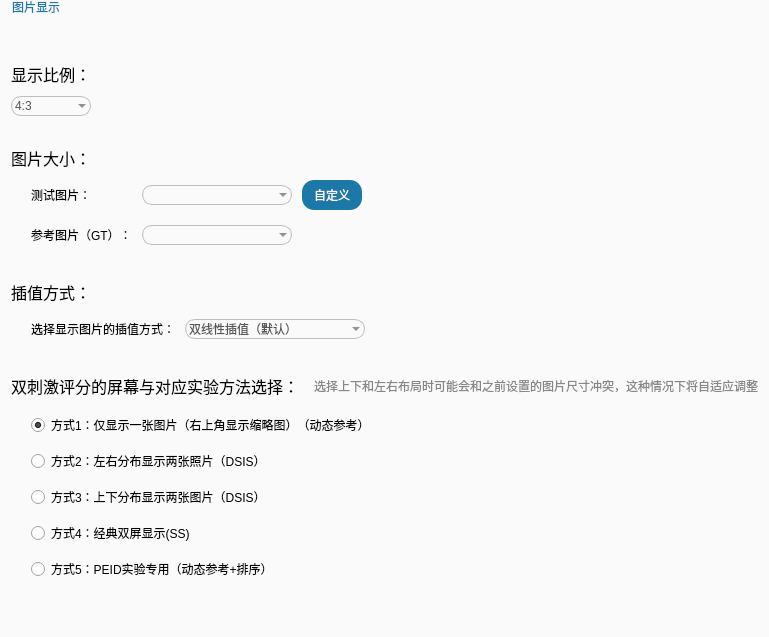
        <widget class="QGroupBox" name="photo_dis_gbox">
         <property name="styleSheet">
          <string notr="true">QGroupBox {
    font: 25px &quot;黑体&quot;;
    border: none;
	background-color: rgb(250, 250, 250);
    border-radius:6px;
    margin-top:12px;
}
QGroupBox:title {
    color:rgb(28, 120, 167);
    subcontrol-origin: margin;
    left: 10px;
}</string>
         </property>
         <property name="title">
          <string>图片显示</string>
         </property>
         <layout class="QVBoxLayout" name="verticalLayout_24">
          <property name="spacing">
           <number>30</number>
          </property>
          <property name="topMargin">
           <number>50</number>
          </property>
          <property name="bottomMargin">
           <number>50</number>
          </property>
          <item>
           <layout class="QHBoxLayout" name="horizontalLayout_32" stretch="0,1">
            <item>
             <layout class="QVBoxLayout" name="verticalLayout_6">
              <property name="spacing">
               <number>10</number>
              </property>
              <item>
               <widget class="QLabel" name="label_17">
                <property name="font">
                 <font>
                  <family>黑体</family>
                  <pointsize>12</pointsize>
                  <weight>50</weight>
                  <italic>false</italic>
                  <bold>false</bold>
                 </font>
                </property>
                <property name="styleSheet">
                 <string notr="true">border:none;
font: 12pt &quot;黑体&quot;;</string>
                </property>
                <property name="text">
                 <string>显示比例：</string>
                </property>
               </widget>
              </item>
              <item>
               <widget class="QComboBox" name="dis_ratio_cbox">
                <property name="minimumSize">
                 <size>
                  <width>80</width>
                  <height>0</height>
                 </size>
                </property>
                <property name="maximumSize">
                 <size>
                  <width>80</width>
                  <height>16777215</height>
                 </size>
                </property>
                <property name="styleSheet">
                 <string notr="true">QComboBox {
	border: 1px solid #bebebe;
	padding: 1px 18px 1px 3px;
	font: normal normal 13px &quot;Microsoft YaHei&quot;;
	color: #555555;
	background: transparent;
	border-radius:10px;
}
 
 
QComboBox:editable{
	background: transparent;
}
 
QComboBox:!on{
}
 
QComboBox:on{ /* the popup opens */
	color: #555555;
	border-color: #327cc0;
	background: transparent;
}
 
QComboBox QAbstractItemView {
	outline: 0; 
	border: 1px solid #327cc0;
	background-color: #F1F3F3;
	font: normal normal 14px &quot;Microsoft YaHei&quot;;
}
 
QComboBox QAbstractItemView::item {
	height: 15px;
	color: #555555;
	background-color: transparent;
}
 
QComboBox QAbstractItemView::item:hover {
	color: #FFFFFF;
	background-color: #327cc0;
}
 
QComboBox QAbstractItemView::item:selected {
	color: #FFFFFF;
	background-color: #327cc0;
}
 
QComboBox QAbstractScrollArea QScrollBar:vertical {
	background-color: #d0d2d4;
}
 
QComboBox QAbstractScrollArea QScrollBar::handle:vertical {
	background: rgb(160,160,160);
}
 
QComboBox QAbstractScrollArea QScrollBar::handle:vertical:hover {
	background: rgb(90, 91, 93);
}</string>
                </property>
                <item>
                 <property name="text">
                  <string>4:3</string>
                 </property>
                </item>
                <item>
                 <property name="text">
                  <string>16:9</string>
                 </property>
                </item>
               </widget>
              </item>
             </layout>
            </item>
            <item>
             <widget class="QLabel" name="label_36">
              <property name="text">
               <string/>
              </property>
             </widget>
            </item>
           </layout>
          </item>
          <item>
           <layout class="QVBoxLayout" name="verticalLayout_18">
            <property name="spacing">
             <number>10</number>
            </property>
            <item>
             <widget class="QLabel" name="label_12">
              <property name="font">
               <font>
                <family>黑体</family>
                <pointsize>12</pointsize>
                <weight>50</weight>
                <italic>false</italic>
                <bold>false</bold>
               </font>
              </property>
              <property name="styleSheet">
               <string notr="true">border:none;
font: 12pt &quot;黑体&quot;;</string>
              </property>
              <property name="text">
               <string>图片大小：</string>
              </property>
             </widget>
            </item>
            <item>
             <layout class="QHBoxLayout" name="horizontalLayout_33" stretch="0,1">
              <item>
               <layout class="QVBoxLayout" name="verticalLayout_4">
                <property name="leftMargin">
                 <number>20</number>
                </property>
                <item>
                 <layout class="QHBoxLayout" name="horizontalLayout_12">
                  <item>
                   <widget class="QLabel" name="label_13">
                    <property name="styleSheet">
                     <string notr="true">border:none;
font: 10pt &quot;黑体&quot;;</string>
                    </property>
                    <property name="text">
                     <string>测试图片：</string>
                    </property>
                   </widget>
                  </item>
                  <item>
                   <widget class="QComboBox" name="test_size_cbox">
                    <property name="minimumSize">
                     <size>
                      <width>150</width>
                      <height>0</height>
                     </size>
                    </property>
                    <property name="maximumSize">
                     <size>
                      <width>150</width>
                      <height>16777215</height>
                     </size>
                    </property>
                    <property name="styleSheet">
                     <string notr="true">QComboBox {
	border: 1px solid #bebebe;
	padding: 1px 18px 1px 3px;
	font: normal normal 13px &quot;Microsoft YaHei&quot;;
	color: #555555;
	background: transparent;
	border-radius:10px;
}
 
 
QComboBox:editable{
	background: transparent;
}
 
QComboBox:!on{
}
 
QComboBox:on{ /* the popup opens */
	color: #555555;
	border-color: #327cc0;
	background: transparent;
}
 
QComboBox QAbstractItemView {
	outline: 0; 
	border: 1px solid #327cc0;
	background-color: #F1F3F3;
	font: normal normal 14px &quot;Microsoft YaHei&quot;;
}
 
QComboBox QAbstractItemView::item {
	height: 15px;
	color: #555555;
	background-color: transparent;
}
 
QComboBox QAbstractItemView::item:hover {
	color: #FFFFFF;
	background-color: #327cc0;
}
 
QComboBox QAbstractItemView::item:selected {
	color: #FFFFFF;
	background-color: #327cc0;
}
 
QComboBox QAbstractScrollArea QScrollBar:vertical {
	background-color: #d0d2d4;
}
 
QComboBox QAbstractScrollArea QScrollBar::handle:vertical {
	background: rgb(160,160,160);
}
 
QComboBox QAbstractScrollArea QScrollBar::handle:vertical:hover {
	background: rgb(90, 91, 93);
}</string>
                    </property>
                   </widget>
                  </item>
                  <item>
                   <widget class="QPushButton" name="pushButton_9">
                    <property name="minimumSize">
                     <size>
                      <width>60</width>
                      <height>30</height>
                     </size>
                    </property>
                    <property name="maximumSize">
                     <size>
                      <width>60</width>
                      <height>30</height>
                     </size>
                    </property>
                    <property name="styleSheet">
                     <string notr="true">QPushButton:hover {
	background-color: rgb(58, 189, 236);
}

QPushButton:pressed {
	
	background-color: rgb(27, 87, 126);
}

QPushButton {
	background-color: rgb(28, 120, 167);
	color: rgb(255, 255, 255);
	font: 10pt &quot;黑体&quot;;
	border-radius: 12px;
	border: 10px;
}</string>
                    </property>
                    <property name="text">
                     <string>自定义</string>
                    </property>
                   </widget>
                  </item>
                 </layout>
                </item>
                <item>
                 <layout class="QHBoxLayout" name="horizontalLayout_13">
                  <item>
                   <widget class="QLabel" name="label_14">
                    <property name="styleSheet">
                     <string notr="true">border:none;
font: 10pt &quot;黑体&quot;;</string>
                    </property>
                    <property name="text">
                     <string>参考图片（GT）：</string>
                    </property>
                   </widget>
                  </item>
                  <item>
                   <widget class="QComboBox" name="gt_size_cbox">
                    <property name="minimumSize">
                     <size>
                      <width>150</width>
                      <height>0</height>
                     </size>
                    </property>
                    <property name="maximumSize">
                     <size>
                      <width>150</width>
                      <height>16777215</height>
                     </size>
                    </property>
                    <property name="styleSheet">
                     <string notr="true">QComboBox {
	border: 1px solid #bebebe;
	padding: 1px 18px 1px 3px;
	font: normal normal 13px &quot;Microsoft YaHei&quot;;
	color: #555555;
	background: transparent;
	border-radius:10px;
}
 
 
QComboBox:editable{
	background: transparent;
}
 
QComboBox:!on{
}
 
QComboBox:on{ /* the popup opens */
	color: #555555;
	border-color: #327cc0;
	background: transparent;
}
 
QComboBox QAbstractItemView {
	outline: 0; 
	border: 1px solid #327cc0;
	background-color: #F1F3F3;
	font: normal normal 14px &quot;Microsoft YaHei&quot;;
}
 
QComboBox QAbstractItemView::item {
	height: 15px;
	color: #555555;
	background-color: transparent;
}
 
QComboBox QAbstractItemView::item:hover {
	color: #FFFFFF;
	background-color: #327cc0;
}
 
QComboBox QAbstractItemView::item:selected {
	color: #FFFFFF;
	background-color: #327cc0;
}
 
QComboBox QAbstractScrollArea QScrollBar:vertical {
	background-color: #d0d2d4;
}
 
QComboBox QAbstractScrollArea QScrollBar::handle:vertical {
	background: rgb(160,160,160);
}
 
QComboBox QAbstractScrollArea QScrollBar::handle:vertical:hover {
	background: rgb(90, 91, 93);
}</string>
                    </property>
                   </widget>
                  </item>
                  <item>
                   <widget class="QPushButton" name="pushButton_10">
                    <property name="enabled">
                     <bool>false</bool>
                    </property>
                    <property name="minimumSize">
                     <size>
                      <width>60</width>
                      <height>30</height>
                     </size>
                    </property>
                    <property name="maximumSize">
                     <size>
                      <width>60</width>
                      <height>30</height>
                     </size>
                    </property>
                    <property name="styleSheet">
                     <string notr="true">background-color: rgb(250,250,250);
border:none;</string>
                    </property>
                    <property name="text">
                     <string/>
                    </property>
                   </widget>
                  </item>
                 </layout>
                </item>
               </layout>
              </item>
              <item>
               <widget class="QLabel" name="label_37">
                <property name="text">
                 <string/>
                </property>
               </widget>
              </item>
             </layout>
            </item>
           </layout>
          </item>
          <item>
           <layout class="QVBoxLayout" name="verticalLayout_22">
            <property name="spacing">
             <number>10</number>
            </property>
            <item>
             <widget class="QLabel" name="label_15">
              <property name="font">
               <font>
                <family>黑体</family>
                <pointsize>12</pointsize>
                <weight>50</weight>
                <italic>false</italic>
                <bold>false</bold>
               </font>
              </property>
              <property name="styleSheet">
               <string notr="true">border:none;
font: 12pt &quot;黑体&quot;;</string>
              </property>
              <property name="text">
               <string>插值方式：</string>
              </property>
             </widget>
            </item>
            <item>
             <layout class="QHBoxLayout" name="horizontalLayout_34" stretch="0,1">
              <property name="leftMargin">
               <number>20</number>
              </property>
              <item>
               <layout class="QHBoxLayout" name="horizontalLayout_14">
                <item>
                 <widget class="QLabel" name="label_16">
                  <property name="minimumSize">
                   <size>
                    <width>0</width>
                    <height>30</height>
                   </size>
                  </property>
                  <property name="maximumSize">
                   <size>
                    <width>16777215</width>
                    <height>30</height>
                   </size>
                  </property>
                  <property name="styleSheet">
                   <string notr="true">border:none;
font: 10pt &quot;黑体&quot;;</string>
                  </property>
                  <property name="text">
                   <string>选择显示图片的插值方式：</string>
                  </property>
                 </widget>
                </item>
                <item>
                 <widget class="QComboBox" name="inter_cbox">
                  <property name="minimumSize">
                   <size>
                    <width>180</width>
                    <height>0</height>
                   </size>
                  </property>
                  <property name="maximumSize">
                   <size>
                    <width>180</width>
                    <height>16777215</height>
                   </size>
                  </property>
                  <property name="styleSheet">
                   <string notr="true">QComboBox {
	border: 1px solid #bebebe;
	padding: 1px 18px 1px 3px;
	font: normal normal 13px &quot;Microsoft YaHei&quot;;
	color: #555555;
	background: transparent;
	border-radius:10px;
}
 
 
QComboBox:editable{
	background: transparent;
}
 
QComboBox:!on{
}
 
QComboBox:on{ /* the popup opens */
	color: #555555;
	border-color: #327cc0;
	background: transparent;
}
 
QComboBox QAbstractItemView {
	outline: 0; 
	border: 1px solid #327cc0;
	background-color: #F1F3F3;
	font: normal normal 14px &quot;Microsoft YaHei&quot;;
}
 
QComboBox QAbstractItemView::item {
	height: 15px;
	color: #555555;
	background-color: transparent;
}
 
QComboBox QAbstractItemView::item:hover {
	color: #FFFFFF;
	background-color: #327cc0;
}
 
QComboBox QAbstractItemView::item:selected {
	color: #FFFFFF;
	background-color: #327cc0;
}
 
QComboBox QAbstractScrollArea QScrollBar:vertical {
	background-color: #d0d2d4;
}
 
QComboBox QAbstractScrollArea QScrollBar::handle:vertical {
	background: rgb(160,160,160);
}
 
QComboBox QAbstractScrollArea QScrollBar::handle:vertical:hover {
	background: rgb(90, 91, 93);
}</string>
                  </property>
                  <item>
                   <property name="text">
                    <string>双线性插值（默认）</string>
                   </property>
                  </item>
                  <item>
                   <property name="text">
                    <string>线性插值</string>
                   </property>
                  </item>
                 </widget>
                </item>
               </layout>
              </item>
              <item>
               <widget class="QLabel" name="label_38">
                <property name="text">
                 <string/>
                </property>
               </widget>
              </item>
             </layout>
            </item>
           </layout>
          </item>
          <item>
           <layout class="QVBoxLayout" name="verticalLayout_23">
            <property name="spacing">
             <number>15</number>
            </property>
            <item>
             <layout class="QHBoxLayout" name="horizontalLayout_15" stretch="0,1">
              <item>
               <widget class="QLabel" name="label_18">
                <property name="font">
                 <font>
                  <family>黑体</family>
                  <pointsize>12</pointsize>
                  <weight>50</weight>
                  <italic>false</italic>
                  <bold>false</bold>
                 </font>
                </property>
                <property name="styleSheet">
                 <string notr="true">border:none;
font: 12pt &quot;黑体&quot;;</string>
                </property>
                <property name="text">
                 <string>双刺激评分的屏幕与对应实验方法选择：</string>
                </property>
               </widget>
              </item>
              <item>
               <widget class="QLabel" name="label_19">
                <property name="styleSheet">
                 <string notr="true">color: rgb(135, 135, 135);
font: 10pt &quot;黑体&quot;;</string>
                </property>
                <property name="text">
                 <string>选择上下和左右布局时可能会和之前设置的图片尺寸冲突，这种情况下将自适应调整</string>
                </property>
               </widget>
              </item>
             </layout>
            </item>
            <item>
             <layout class="QHBoxLayout" name="horizontalLayout_25">
              <property name="bottomMargin">
               <number>6</number>
              </property>
              <item>
               <layout class="QVBoxLayout" name="verticalLayout_5">
                <property name="spacing">
                 <number>12</number>
                </property>
                <property name="leftMargin">
                 <number>20</number>
                </property>
                <item>
                 <widget class="QRadioButton" name="radioButton">
                  <property name="styleSheet">
                   <string notr="true">
font:10pt &quot;黑体&quot;;</string>
                  </property>
                  <property name="text">
                   <string>方式1：仅显示一张图片（右上角显示缩略图）（动态参考）</string>
                  </property>
                  <property name="checked">
                   <bool>true</bool>
                  </property>
                 </widget>
                </item>
                <item>
                 <widget class="QRadioButton" name="radioButton_2">
                  <property name="styleSheet">
                   <string notr="true">font:10pt &quot;黑体&quot;;</string>
                  </property>
                  <property name="text">
                   <string>方式2：左右分布显示两张照片（DSIS）</string>
                  </property>
                 </widget>
                </item>
                <item>
                 <widget class="QRadioButton" name="radioButton_3">
                  <property name="styleSheet">
                   <string notr="true">font:10pt &quot;黑体&quot;;</string>
                  </property>
                  <property name="text">
                   <string>方式3：上下分布显示两张图片（DSIS）</string>
                  </property>
                 </widget>
                </item>
                <item>
                 <widget class="QRadioButton" name="radioButton_4">
                  <property name="styleSheet">
                   <string notr="true">font:10pt &quot;黑体&quot;;</string>
                  </property>
                  <property name="text">
                   <string>方式4：经典双屏显示(SS)</string>
                  </property>
                 </widget>
                </item>
                <item>
                 <widget class="QRadioButton" name="radioButton_5">
                  <property name="styleSheet">
                   <string notr="true">font:10pt &quot;黑体&quot;;</string>
                  </property>
                  <property name="text">
                   <string>方式5：PEID实验专用（动态参考+排序）</string>
                  </property>
                 </widget>
                </item>
               </layout>
              </item>
              <item>
               <widget class="QLabel" name="label_39">
                <property name="text">
                 <string/>
                </property>
               </widget>
              </item>
             </layout>
            </item>
           </layout>
          </item>
         </layout>
        </widget>
